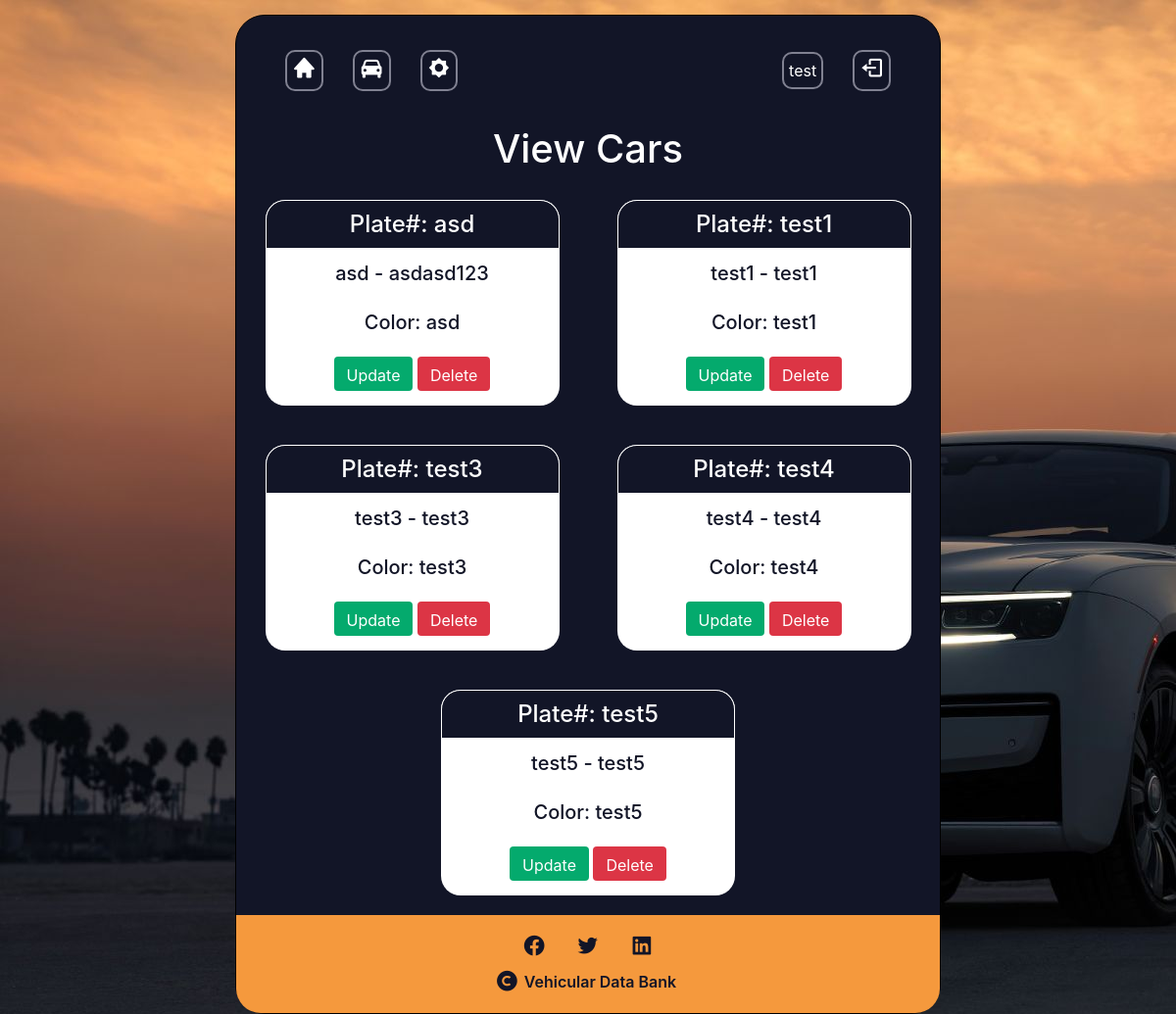
The app's page /view_car (signed in) with its own data.
### website/models.py (models this page shows, shortened)
class Car(models.Model):
    owner = models.ForeignKey(User, default="",on_delete=models.CASCADE, null=True)
    car_model = models.CharField('Car Name', max_length=120)
    car_manufacturer = models.CharField('Car Manufacturer', max_length=120)
    car_color = models.CharField('Car Color', max_length=120)
    plate_num = models.CharField('Plate Number', max_length=20)

### website/views.py (the view)
# urls.py: path('view_car', views.view_car, name="view_car"),
@login_required(login_url="/login_user")
def view_car(request):
    car_owner = request.user # get current user
    car_list = Car.objects.filter(owner = car_owner) # get data of current user
    return render(request, 'view_car.html', {'car_list': car_list})

### website/templates/view_car.html (shortened to what this page needs)
{% extends './header.html'%}
{% block header %} View Cars {% endblock %}
{% block content %}
    <div id="content-view-car">
         {% for car in car_list %}
        <div class="car-items">
              <h3 class="plate-num">Plate#: {{ car.plate_num }} </h3>
              <div class="">
                    <h5 class="car-man">{{ car.car_manufacturer }} - {{ car.car_model }}</h5>
                    <h5 class="car-col">Color: {{ car.car_color }}</h5>
                    <a href="{% url 'update_car' car.id %}" class="btn success">Update</a>
                    <a href="{% url 'delete_car' car.id %}" class="btn delete">Delete</a>
              </div>
        </div>
        {% endfor %}
    </div>
{% endblock %}

### website/templates/header.html (shortened to what this page needs)
<!DOCTYPE html>
<html lang="">
<head>
    {% load static %}
    <link rel="stylesheet" href="{% static 'style.css'%}">
    <link href='https://unpkg.com/boxicons@2.1.2/css/boxicons.min.css' rel='stylesheet'>
    <link rel="stylesheet" href="https://cdn.jsdelivr.net/npm/bootstrap@4.0.0/dist/css/bootstrap.min.css">
</head>
<body>
    <section>
        <header>
             <nav>
                <ul>
                    <div>
                        <div id="left-nav">
                        <li><a href="{% url 'index'%}"><i class='bx bxs-home bx-sm'></i>
                            </a>
                        </li>
                        <li><a href="{% url 'view_car'%}"><i class='bx bxs-car bx-sm' ></i>
                            </a>
                        </li>
                        <li><a href="{% url 'add_car'%}"><i class='bx bxs-brightness bx-sm user'></i>
                            </a>
                        </li>
                        </div>
                    </div>
                    <div>
                        <div id="right-nav">
                            <li><a href="{% url 'index'%}">{{user.username}}</a></li>
                            <li><a href="{% url 'logout_user'%}"><i class='bx bx-log-out bx-sm' ></i>
                                </a>
                            </li>
                        </div>
                    </div>
                </ul>
            </nav>
            <h1>{% block header %} {% endblock %}</h1>
        </header>
        {% block content %}
        {% endblock %}
    <footer>
        <div id="soc-med">
            <ul>
                <li><i class='bx bxl-facebook-circle bx-sm'></i></li>
                <li><i class='bx bxl-twitter bx-sm' ></i></li>
                <li><i class='bx bxl-linkedin-square bx-sm' ></i></li>
            </ul>
            <div class="copyright">
                <i class='bx bxs-copyright bx-sm' ></i>
                 <p>Vehicular Data Bank</p>
            </div>
        </div>
    </footer>
    </section>
</body>
</html>

### website/static/style.css (style rules this page uses)
body { padding-top: 15px; margin: 0; font-family: 'Inter', sans-serif; background: url("car-bg.jpg"); }
section { display: flex; flex-direction: column; background-color: #121527; border: solid black 1px; border-radius: 30px; width: 60%; height: 95%; margin: auto; padding: 0px; position: relative; color: #fff; }
h1 { font-size: 30px; font-weight: 600; color: #f5993d; text-align: center; position: relative; width: 100%; margin-top: -40px; margin-bottom: 0; }
nav { align-items: flex-start; margin-bottom: 0; }
nav ul { display: flex; justify-content: space-between; margin: 0; padding: 25px 30px; flex-wrap: wrap; color: #FFF; }
nav #left-nav, nav #right-nav { display: flex; padding: 10px 5px; text-decoration: none; }
a { color: #fff !important; }
nav ul li { list-style-type: none; margin: auto 15px; border: solid #808191 2px; border-radius: 10px; padding: 5px; position: relative; }
.success { height: 35px; border-radius: 8px; border: none; background-color: #04AA6D; color: #fff; margin-top: 10px; text-decoration: none; padding: 5px 10px; }
.delete { height: 35px; border-radius: 8px; border: none; background-color: #dc3545; color: #fff; margin-top: 10px; text-decoration: none; padding: 5px 10px; }
#content-view-car { display: flex; justify-content: center; flex-wrap: wrap; }
.car-items { border-radius: 20px; width: 300px; margin: 20px auto; text-align: center; padding: 0 0 15px 0; background-color: #fff; }
.plate-num { display: flex; margin: 0; color: #fff; background-color: #121527; border-radius: 20px 20px 0 0; border: solid #fff 1px; height: 50px; align-items: center; justify-content: center; font-size: 1.5rem; }
.car-man, .car-col { display: flex; color: #121527; height: 50px; margin: 0; justify-content: center; align-items: center; font-size: 1.25rem; }
.car-col { color: #121527; }
footer { align-items: flex-end; }
#soc-med { display: flex; flex-direction: column; height: 100px; background-color: #f5993d; border-bottom-left-radius: 25px; border-bottom-right-radius: 25px; color: #121527; font-weight: 600; }
#soc-med ul { display: flex; justify-content: center; padding: 0; margin: 5px 0 8px 0; }
#soc-med ul li { list-style-type: none; margin: 15px 15px 0 15px; }
.copyright { display: flex; justify-content: center; align-items: center; padding: 0; }
.copyright p { margin: 0 5px; }

### records on screen
Car: plate_num "asd", car_manufacturer "asd", car_model "asdasd123", car_color "asd"
Car: plate_num "test1", car_manufacturer "test1", car_model "test1", car_color "test1"
Car: plate_num "test3", car_manufacturer "test3", car_model "test3", car_color "test3"
Car: plate_num "test4", car_manufacturer "test4", car_model "test4", car_color "test4"
Car: plate_num "test5", car_manufacturer "test5", car_model "test5", car_color "test5"

### other values on screen
{{ user.username }} "test"
